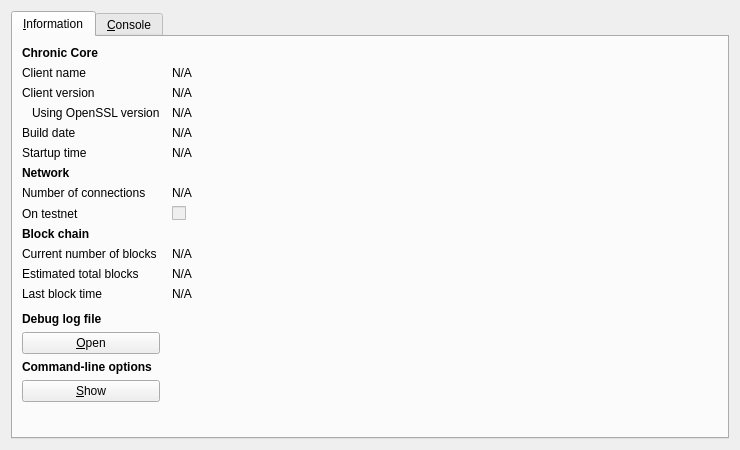
<?xml version="1.0" encoding="UTF-8"?>
<ui version="4.0">
 <class>RPCConsole</class>
 <widget class="QDialog" name="RPCConsole">
  <property name="geometry">
   <rect>
    <x>0</x>
    <y>0</y>
    <width>740</width>
    <height>450</height>
   </rect>
  </property>
  <property name="windowTitle">
   <string>Chronic - Debug window</string>
  </property>
  <layout class="QVBoxLayout" name="verticalLayout_2">
   <item>
    <widget class="QTabWidget" name="tabWidget">
     <property name="currentIndex">
      <number>0</number>
     </property>
     <widget class="QWidget" name="tab_info">
      <attribute name="title">
       <string>&amp;Information</string>
      </attribute>
      <layout class="QGridLayout" name="gridLayout" columnstretch="0,1">
       <property name="horizontalSpacing">
        <number>12</number>
       </property>
       <item row="0" column="0">
        <widget class="QLabel" name="label_9">
         <property name="font">
          <font>
           <weight>75</weight>
           <bold>true</bold>
          </font>
         </property>
         <property name="text">
          <string>Chronic Core</string>
         </property>
        </widget>
       </item>
       <item row="1" column="0">
        <widget class="QLabel" name="label_5">
         <property name="text">
          <string>Client name</string>
         </property>
        </widget>
       </item>
       <item row="1" column="1">
        <widget class="QLabel" name="clientName">
         <property name="cursor">
          <cursorShape>IBeamCursor</cursorShape>
         </property>
         <property name="text">
          <string>N/A</string>
         </property>
         <property name="textFormat">
          <enum>Qt::PlainText</enum>
         </property>
         <property name="textInteractionFlags">
          <set>Qt::LinksAccessibleByMouse|Qt::TextSelectableByKeyboard|Qt::TextSelectableByMouse</set>
         </property>
        </widget>
       </item>
       <item row="2" column="0">
        <widget class="QLabel" name="label_6">
         <property name="text">
          <string>Client version</string>
         </property>
        </widget>
       </item>
       <item row="2" column="1">
        <widget class="QLabel" name="clientVersion">
         <property name="cursor">
          <cursorShape>IBeamCursor</cursorShape>
         </property>
         <property name="text">
          <string>N/A</string>
         </property>
         <property name="textFormat">
          <enum>Qt::PlainText</enum>
         </property>
         <property name="textInteractionFlags">
          <set>Qt::LinksAccessibleByMouse|Qt::TextSelectableByKeyboard|Qt::TextSelectableByMouse</set>
         </property>
        </widget>
       </item>
       <item row="3" column="0">
        <widget class="QLabel" name="label_14">
         <property name="text">
          <string>Using OpenSSL version</string>
         </property>
         <property name="indent">
          <number>10</number>
         </property>
        </widget>
       </item>
       <item row="3" column="1">
        <widget class="QLabel" name="openSSLVersion">
         <property name="cursor">
          <cursorShape>IBeamCursor</cursorShape>
         </property>
         <property name="text">
          <string>N/A</string>
         </property>
         <property name="textFormat">
          <enum>Qt::PlainText</enum>
         </property>
         <property name="textInteractionFlags">
          <set>Qt::LinksAccessibleByMouse|Qt::TextSelectableByKeyboard|Qt::TextSelectableByMouse</set>
         </property>
        </widget>
       </item>
       <item row="4" column="0">
        <widget class="QLabel" name="label_12">
         <property name="text">
          <string>Build date</string>
         </property>
        </widget>
       </item>
       <item row="4" column="1">
        <widget class="QLabel" name="buildDate">
         <property name="cursor">
          <cursorShape>IBeamCursor</cursorShape>
         </property>
         <property name="text">
          <string>N/A</string>
         </property>
         <property name="textFormat">
          <enum>Qt::PlainText</enum>
         </property>
         <property name="textInteractionFlags">
          <set>Qt::LinksAccessibleByMouse|Qt::TextSelectableByKeyboard|Qt::TextSelectableByMouse</set>
         </property>
        </widget>
       </item>
       <item row="5" column="0">
        <widget class="QLabel" name="label_13">
         <property name="text">
          <string>Startup time</string>
         </property>
        </widget>
       </item>
       <item row="5" column="1">
        <widget class="QLabel" name="startupTime">
         <property name="cursor">
          <cursorShape>IBeamCursor</cursorShape>
         </property>
         <property name="text">
          <string>N/A</string>
         </property>
         <property name="textFormat">
          <enum>Qt::PlainText</enum>
         </property>
         <property name="textInteractionFlags">
          <set>Qt::LinksAccessibleByMouse|Qt::TextSelectableByKeyboard|Qt::TextSelectableByMouse</set>
         </property>
        </widget>
       </item>
       <item row="6" column="0">
        <widget class="QLabel" name="label_11">
         <property name="font">
          <font>
           <weight>75</weight>
           <bold>true</bold>
          </font>
         </property>
         <property name="text">
          <string>Network</string>
         </property>
        </widget>
       </item>
       <item row="7" column="0">
        <widget class="QLabel" name="label_7">
         <property name="text">
          <string>Number of connections</string>
         </property>
        </widget>
       </item>
       <item row="7" column="1">
        <widget class="QLabel" name="numberOfConnections">
         <property name="cursor">
          <cursorShape>IBeamCursor</cursorShape>
         </property>
         <property name="text">
          <string>N/A</string>
         </property>
         <property name="textFormat">
          <enum>Qt::PlainText</enum>
         </property>
         <property name="textInteractionFlags">
          <set>Qt::LinksAccessibleByMouse|Qt::TextSelectableByKeyboard|Qt::TextSelectableByMouse</set>
         </property>
        </widget>
       </item>
       <item row="8" column="0">
        <widget class="QLabel" name="label_8">
         <property name="text">
          <string>On testnet</string>
         </property>
        </widget>
       </item>
       <item row="8" column="1">
        <widget class="QCheckBox" name="isTestNet">
         <property name="enabled">
          <bool>false</bool>
         </property>
         <property name="text">
          <string/>
         </property>
        </widget>
       </item>
       <item row="9" column="0">
        <widget class="QLabel" name="label_10">
         <property name="font">
          <font>
           <weight>75</weight>
           <bold>true</bold>
          </font>
         </property>
         <property name="text">
          <string>Block chain</string>
         </property>
        </widget>
       </item>
       <item row="10" column="0">
        <widget class="QLabel" name="label_3">
         <property name="text">
          <string>Current number of blocks</string>
         </property>
        </widget>
       </item>
       <item row="10" column="1">
        <widget class="QLabel" name="numberOfBlocks">
         <property name="cursor">
          <cursorShape>IBeamCursor</cursorShape>
         </property>
         <property name="text">
          <string>N/A</string>
         </property>
         <property name="textFormat">
          <enum>Qt::PlainText</enum>
         </property>
         <property name="textInteractionFlags">
          <set>Qt::LinksAccessibleByMouse|Qt::TextSelectableByKeyboard|Qt::TextSelectableByMouse</set>
         </property>
        </widget>
       </item>
       <item row="11" column="0">
        <widget class="QLabel" name="label_4">
         <property name="text">
          <string>Estimated total blocks</string>
         </property>
        </widget>
       </item>
       <item row="11" column="1">
        <widget class="QLabel" name="totalBlocks">
         <property name="cursor">
          <cursorShape>IBeamCursor</cursorShape>
         </property>
         <property name="text">
          <string>N/A</string>
         </property>
         <property name="textFormat">
          <enum>Qt::PlainText</enum>
         </property>
         <property name="textInteractionFlags">
          <set>Qt::LinksAccessibleByMouse|Qt::TextSelectableByKeyboard|Qt::TextSelectableByMouse</set>
         </property>
        </widget>
       </item>
       <item row="12" column="0">
        <widget class="QLabel" name="label_2">
         <property name="text">
          <string>Last block time</string>
         </property>
        </widget>
       </item>
       <item row="12" column="1">
        <widget class="QLabel" name="lastBlockTime">
         <property name="cursor">
          <cursorShape>IBeamCursor</cursorShape>
         </property>
         <property name="text">
          <string>N/A</string>
         </property>
         <property name="textFormat">
          <enum>Qt::PlainText</enum>
         </property>
         <property name="textInteractionFlags">
          <set>Qt::LinksAccessibleByMouse|Qt::TextSelectableByKeyboard|Qt::TextSelectableByMouse</set>
         </property>
        </widget>
       </item>
       <item row="13" column="0">
        <spacer name="verticalSpacer_2">
         <property name="orientation">
          <enum>Qt::Vertical</enum>
         </property>
         <property name="sizeHint" stdset="0">
          <size>
           <width>20</width>
           <height>20</height>
          </size>
         </property>
        </spacer>
       </item>
       <item row="14" column="0">
        <widget class="QLabel" name="labelDebugLogfile">
         <property name="font">
          <font>
           <weight>75</weight>
           <bold>true</bold>
          </font>
         </property>
         <property name="text">
          <string>Debug log file</string>
         </property>
        </widget>
       </item>
       <item row="15" column="0">
        <widget class="QPushButton" name="openDebugLogfileButton">
         <property name="toolTip">
          <string>Open the Chronic debug log file from the current data directory. This can take a few seconds for large log files.</string>
         </property>
         <property name="text">
          <string>&amp;Open</string>
         </property>
         <property name="autoDefault">
          <bool>false</bool>
         </property>
        </widget>
       </item>
       <item row="16" column="0">
        <widget class="QLabel" name="labelCLOptions">
         <property name="font">
          <font>
           <weight>75</weight>
           <bold>true</bold>
          </font>
         </property>
         <property name="text">
          <string>Command-line options</string>
         </property>
        </widget>
       </item>
       <item row="17" column="0">
        <widget class="QPushButton" name="showCLOptionsButton">
         <property name="toolTip">
          <string>Show the Chronic-Qt help message to get a list with possible Chronic command-line options.</string>
         </property>
         <property name="text">
          <string>&amp;Show</string>
         </property>
         <property name="autoDefault">
          <bool>false</bool>
         </property>
        </widget>
       </item>
       <item row="18" column="0">
        <spacer name="verticalSpacer">
         <property name="orientation">
          <enum>Qt::Vertical</enum>
         </property>
         <property name="sizeHint" stdset="0">
          <size>
           <width>20</width>
           <height>40</height>
          </size>
         </property>
        </spacer>
       </item>
      </layout>
     </widget>
     <widget class="QWidget" name="tab_console">
      <attribute name="title">
       <string>&amp;Console</string>
      </attribute>
      <layout class="QVBoxLayout" name="verticalLayout_3">
       <property name="spacing">
        <number>3</number>
       </property>
       <item>
        <widget class="QTextEdit" name="messagesWidget">
         <property name="minimumSize">
          <size>
           <width>0</width>
           <height>100</height>
          </size>
         </property>
         <property name="readOnly">
          <bool>true</bool>
         </property>
         <property name="tabKeyNavigation" stdset="0">
          <bool>false</bool>
         </property>
         <property name="columnCount" stdset="0">
          <number>2</number>
         </property>
        </widget>
       </item>
       <item>
        <layout class="QHBoxLayout" name="horizontalLayout">
         <property name="spacing">
          <number>3</number>
         </property>
         <item>
          <widget class="QLabel" name="label">
           <property name="text">
            <string notr="true">&gt;</string>
           </property>
          </widget>
         </item>
         <item>
          <widget class="QLineEdit" name="lineEdit"/>
         </item>
         <item>
          <widget class="QPushButton" name="clearButton">
           <property name="maximumSize">
            <size>
             <width>24</width>
             <height>24</height>
            </size>
           </property>
           <property name="toolTip">
            <string>Clear console</string>
           </property>
           <property name="text">
            <string/>
           </property>
           <property name="icon">
            <iconset resource="../bitcoin.qrc">
             <normaloff>:/icons/remove</normaloff>:/icons/remove</iconset>
           </property>
           <property name="shortcut">
            <string notr="true">Ctrl+L</string>
           </property>
           <property name="autoDefault">
            <bool>false</bool>
           </property>
          </widget>
         </item>
        </layout>
       </item>
      </layout>
     </widget>
    </widget>
   </item>
  </layout>
 </widget>
 <resources>
  <include location="../bitcoin.qrc"/>
 </resources>
 <connections/>
</ui>
